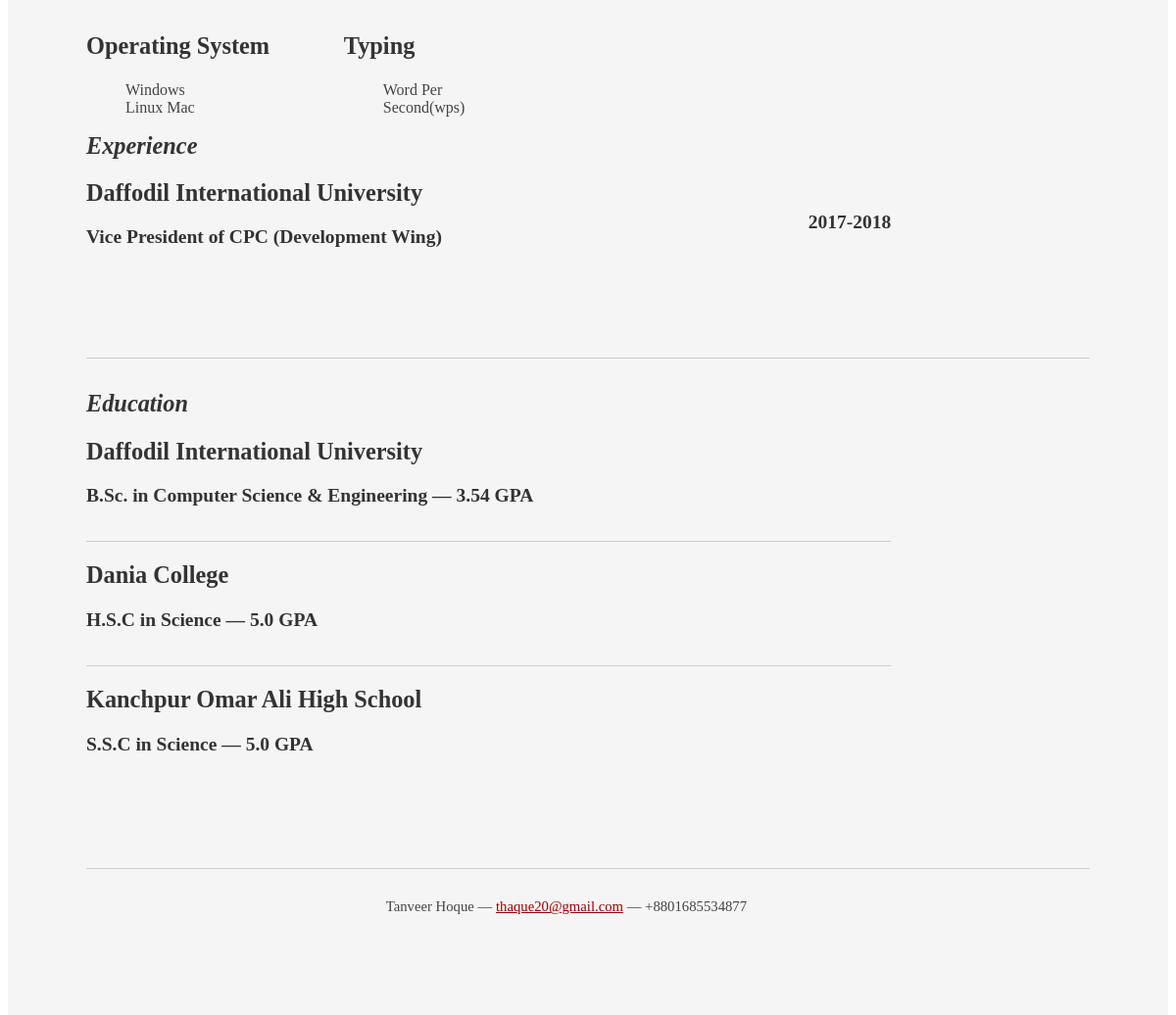
/cv (lower part), run on an earlier commit of the app's database.
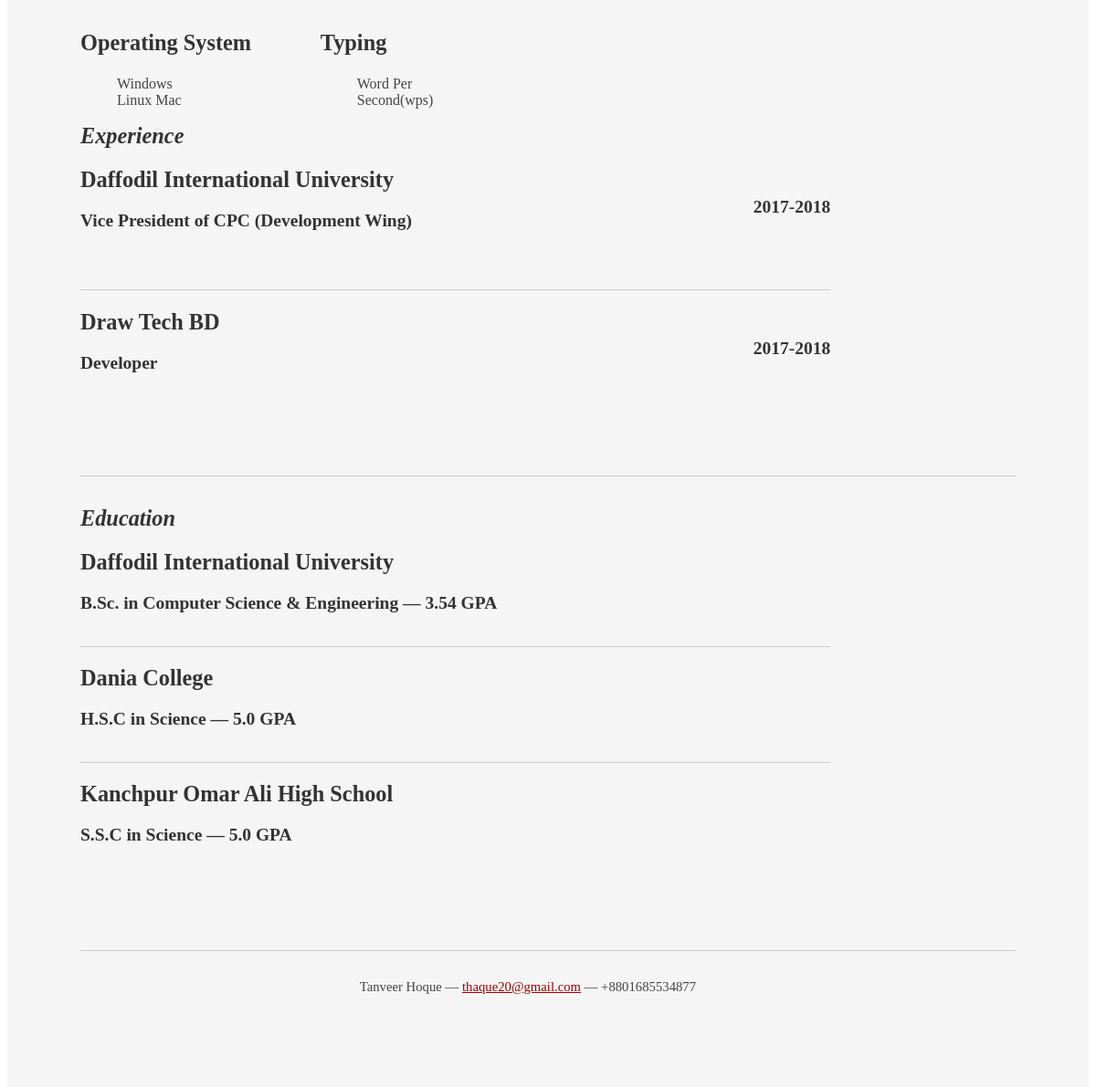
And on a later commit of the database.
### Home/models.py (models this page shows, shortened)
class Skill(models.Model):
    name = models.CharField(max_length=50)

class Sub_Skill(models.Model):
    skill = models.ForeignKey(Skill, on_delete=models.CASCADE)
    name = models.CharField(max_length=50)
    category = models.CharField(max_length=50, default=None, blank=True, null=True)
    proficiency = models.IntegerField()

class Work(models.Model):
    role = models.CharField(max_length=100)
    institution  = models.CharField(max_length=100)
    start = models.IntegerField()
    end = models.IntegerField(default=None, blank=True, null=True)
    contract_year = models.IntegerField(default=None, blank=True, null=True)
    description = models.TextField(default=None, blank=True, null=True)

class Education(models.Model):
    degree = models.CharField(max_length=50)
    institution = models.CharField(max_length=50)
    start = models.IntegerField()
    end = models.IntegerField(default=None, blank=True, null=True)
    pass_year = models.IntegerField(default=None, blank=True, null=True)
    gpa = models.FloatField()
    description = models.TextField(default=None, blank=True, null=True)
    class Meta:
        ordering = ['-end']

class Info(models.Model):
    name = models.CharField(max_length=50)
    designation = models.CharField(max_length=50)
    job_title = models.CharField(max_length=50)
    dob = models.DateField('Date of Birth')
    address = models.TextField(max_length=200)
    nationality = models.CharField(max_length=50)
    phone = models.CharField(max_length=50)
    email = models.CharField(max_length=50)
    username = models.CharField(max_length=50)
    about = models.TextField(max_length=1000)

### Home/views.py (the view)
# urls.py: path('cv', views.cv, name='cv'),
def cv(request):
    info = Info.objects.all()[:1].get()
    socials = Social.objects.all()
    hobbies = Hobby.objects.all()
    skills = Skill.objects.all()
    educations = Education.objects.all()
    trainings = Training.objects.all()
    works = Work.objects.all()
    testimonials = Testimonial.objects.all()
    facts = Fact.objects.all()
    projects = Project.objects.all()
    context = {
        "info": info,
        "socials": socials,
        "hobbies": hobbies,
        "skills": skills,
        "educations": educations,
        "trainings": trainings,
        "works": works,
        "testimonials": testimonials,
        "facts": facts,
        "projects": projects,
    }
    return render(request, "cv.html", context)

### Home/templates/cv.html (shortened to what this page needs)
<!DOCTYPE html PUBLIC "-//W3C//DTD XHTML 1.0 Strict//EN" "http://www.w3.org/TR/xhtml1/DTD/xhtml1-strict.dtd">
<html>
<head>
    {% load static %}
    <link rel="stylesheet" type="text/css" href="http://yui.yahooapis.com/2.7.0/build/reset-fonts-grids/reset-fonts-grids.css" media="all"/>
    <link rel="stylesheet" type="text/css" href="{% static 'css/resume.css' %}" media="all"/>
</head>
<body>
<div id="doc2" class="yui-t7">
    <div id="inner">
        <div id="bd">
            <div id="yui-main">
                <div class="yui-b">
                    <div class="yui-gf">
                        <div class="yui-u">
                            {% for skill in skills %}
                            <div class="talent">
                                <h2>{{ skill.name }}</h2>
                                <ul class="talent">
                                {% for sub_skill in skill.sub_skill_set.all %}
                                     {{ sub_skill.name }}
                                {% endfor %}
                                </ul>
                            </div>
                            {% endfor %}
                        </div>
                    </div>
                    <div class="yui-gf">
                        <div class="yui-u first">
                            <h2>Experience</h2>
                        </div>
                        <div class="yui-u">
                            {% for work in works %}
                                <div class="job
                                {% if forloop.last %}
                                    last
                                {% endif %}
">
                                    <h2>{{ work.institution }}</h2>
                                    <h3>{{ work.role }}</h3>
                                    <h4>{{ work.start }}-{{ work.end }}</h4>
                                </div>
                            {% endfor %}
                        </div>
                    </div>
                    <div class="yui-gf last">
                        <div class="yui-u first">
                            <h2>Education</h2>
                        </div>
                        <div class="yui-u">
                            {% for education in educations %}
                                <div class="job
                                {% if forloop.last %}
                                    last
                                {% endif %}
">
                                    <h2>{{ education.institution }}</h2>
                                    <h3>{{ education.degree }} &mdash; <strong>{{ education.gpa }} GPA</strong></h3>
                                </div>
                            {% endfor %}
                        </div>
                    </div>
                </div>
            </div>
        </div>
        <div id="ft">
            <p>{{ info.name }} &mdash; <a href="mailto:{{ info.email }}">{{ info.email }}</a> &mdash;
                {{ info.phone }}</p>
        </div>
    </div>
</div>
</body>
</html>

### Home/static/css/resume.css (style rules this page uses)
body { font-family: Georgia; color: #444; }
#inner { padding: 10px 80px; margin: 80px auto; background: #f5f5f5; border: solid #666; border-width: 8px 0 2px 0; }
.yui-gf { margin-bottom: 2em; padding-bottom: 2em; border-bottom: 1px solid #ccc; }
#bd, #ft { margin-bottom: 2em; }
#ft { padding: 1em 0 5em 0; font-size: 92%; border-top: 1px solid #ccc; text-align: center; }
#ft p { margin-bottom: 0; text-align: center; }
h2 { font-size: 152% }
h3, h4 { font-size: 122%; }
h1, h2, h3, h4 { color: #333; }
p { font-size: 100%; line-height: 18px; padding-right: 3em; }
a { color: #990003 }
strong { font-weight: bold; }
.first h2 { font-style: italic; }
.last { border-bottom: 0 }
.job { position: relative; margin-bottom: 1em; padding-bottom: 1em; border-bottom: 1px solid #ccc; }
.job h4 { position: absolute; top: 0.35em; right: 0 }
.last { border: none; }
.talent { width: 32%; float: left }
.talent h2 { margin-bottom: 6px; }
.yui-gf .yui-u { width:80.2%; }
.yui-gf div.first { width:12.3%; }

What changed in the data, as far as the page shows it:
added Work: institution "Draw Tech BD", role "Developer", start "2017", end "2018"
